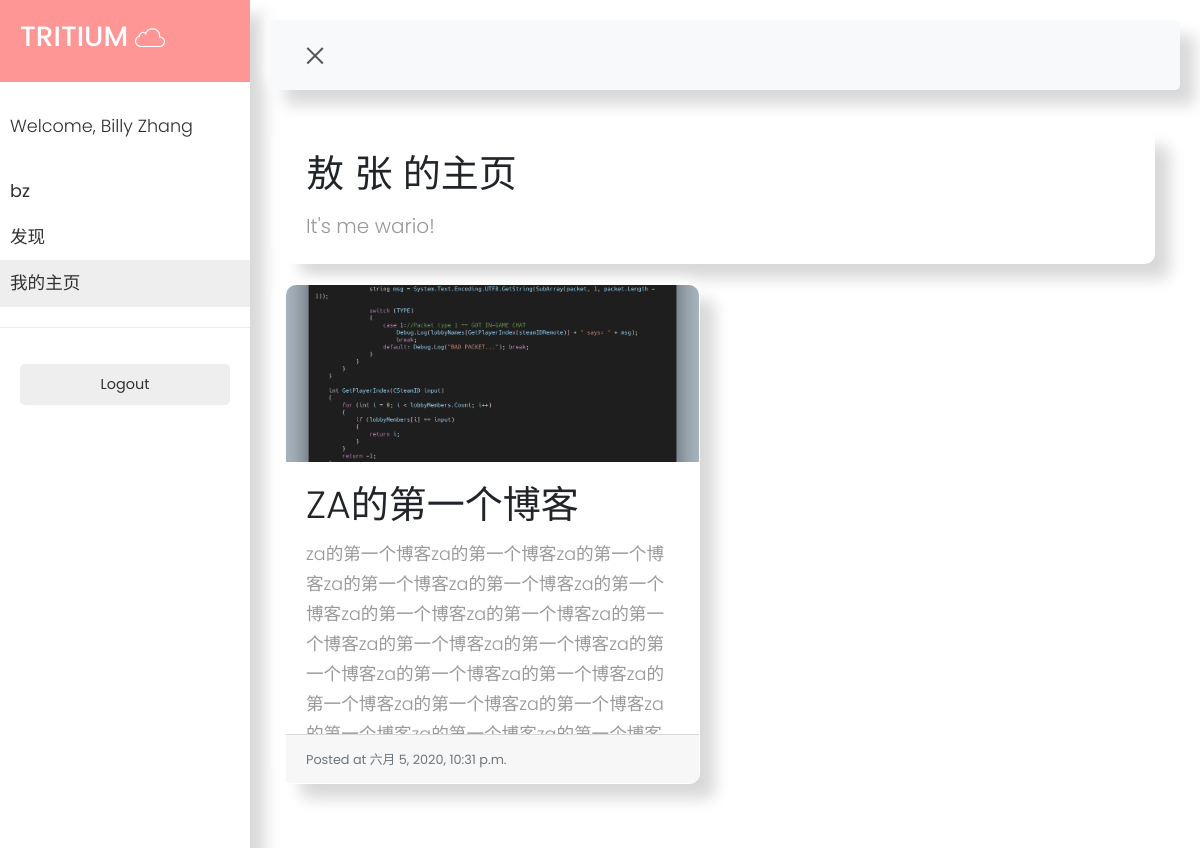
The page /za/ (signed in) on the database its author committed.
### userinfo/models.py (models this page shows, shortened)
class UserInfoModel(models.Model):
    user = models.OneToOneField(settings.AUTH_USER_MODEL, on_delete=models.CASCADE)
    bio = models.CharField(max_length=255)
    avatar = models.ImageField(upload_to="uploads/image/%Y/%m/%d")
    slug = AutoSlugField(populate_from='user')

### articles/models.py (models this page shows, shortened)
class PostsModel(models.Model):
    title = models.CharField(max_length=50)
    user = models.ForeignKey(settings.AUTH_USER_MODEL, on_delete=models.CASCADE)
    uploadtime = models.DateTimeField(auto_now_add=True)
    picture = models.ImageField(upload_to="uploads/%Y/%m/%d/")
    content = models.TextField()

### userinfo/views.py (the view)
# urls.py: path('<slug:slug>/', views.UserProfileView.as_view(), name="userprofileview"),
class UserProfileView(generic.TemplateView):
    template_name = 'user_profile.html'
    def get(self, request, *args, **kwargs):
        userprofile = get_object_or_404(models.UserInfoModel, slug=kwargs['slug'])
        userposts = PostsModel.objects.filter(user = userprofile.user)
        current_user = request.user
        context = {'userprofile': userprofile, 'userposts':userposts, 'current_user':current_user}
        return render(request, self.template_name, context)

### userinfo/templates/user_profile.html (shortened to what this page needs)
{% extends 'sidebarbase.html' %}
{% load static %}
{% block extra_head %}
<link rel="stylesheet" href="{% static '/userinfo/css/mysidebar.css' %}"/>
{% endblock %}
{% block mainbody %}
    <div class="wrapper">
        <nav id="sidebar">
            <div class="sidebar-header">
                <h3><a href="/">TRITIUM</a> <img src="{% static '/mysite/css/white_cloud.png' %}" height="30" width="30"/></h3>
            </div>
            <ul class="list-unstyled components">
                <p>Welcome, {{current_user.first_name}} {{current_user.last_name}}</p>
                <li>
                    <a href="/">{{current_user.username}}</a>
                <li>
                    <a href="/discover/">发现</a>
                </li>
                <li class="active">
                    <a href="{% url 'userinfo:userprofileview' current_user.username %}">我的主页</a>
                </li>
            </ul>
            <ul class="list-unstyled CTAs">
                <li>
                    <a href="{% url 'logout' %}" class="logout">Logout</a>
                </li>
            </ul>
        </nav>
        <div id="content">
            <nav class="navbar navbar-expand-lg navbar-light bg-light">
                <div class="container-fluid">
                    <button type="button" id="sidebarCollapse" class="navbar-btn">
                        <span></span>
                    </button>
                </div>
            </nav>
    <div class="container">
      <div class="card user-info">
      <div class="card-body">
        <h1 class="card-title display-4">{{userprofile.user.first_name}} {{userprofile.user.last_name}} 的主页</h1>
        <p class="card-text lead">{{userprofile.bio}}</p>
      </div>
      </div>
  <div class="row row-cols-1 row-cols-md-2">
      {% for userpost in userposts %}
      <div class="col mb-4">
  <div class="card post-card h-100">
      <div class="img-container">
          <img src="{{ userpost.picture.url }}" class="card-img-top">
      </div>
    <div class="card-body post-text">
      <h5 class="card-title"><a href="{% url 'articles:postsdetailview' userpost.id %}">{{ userpost.title }}</a></h5>
      <p class="card-text">{{ userpost.content }}</p>
    </div>
    <div class="card-footer">
      <small class="text-muted">Posted at {{ userpost.uploadtime }}</small>
    </div>
  </div>
      </div>
      {% endfor %}
  </div>
    </div>
    </div>
    </div>
{% endblock %}

### templates/sidebarbase.html (shortened to what this page needs)
<!DOCTYPE html>
{% load static %}
<html lang="zh-hans">
<head>
    <link rel="stylesheet" href="{% static 'bootstrap/css/bootstrap.min.css'%}">
    <link rel="stylesheet" href="{% static '/mysite/css/sidenav.css' %}">
    {% block extra_head %}{% endblock %}
</head>
<body>
{% block mainbody %}{% endblock %}
</body>
</html>

### static/mysite/css/sidenav.css (style rules this page uses)
body { font-family: 'Poppins', sans-serif; }
p { font-family: 'Poppins', sans-serif; font-size: 1.1em; font-weight: 300; line-height: 1.7em; color: #999; }
a, a:hover, a:focus { color: inherit; text-decoration: none; transition: all 0.3s; }
.navbar { padding: 15px 10px; background: #fff; border: none; border-radius: 0; margin-bottom: 40px; border-radius: 5px; box-shadow: 15px 15px 15px #d9d9d9, -5px -5px 15px #ffffff; }
.navbar-btn { box-shadow: none; outline: none !important; border: none; }
.wrapper { display: flex; width: 100%; align-items: stretch; perspective: 1500px; }
#sidebar { min-width: 250px; max-width: 250px; background: white; color: #303133; transition: all 0.6s cubic-bezier(0.945, 0.020, 0.270, 0.665); transform-origin: bottom left; box-shadow: 15px 15px 15px #d9d9d9, -5px -5px 15px #ffffff; }
#sidebar .sidebar-header { padding: 20px; background: #ff9696; color: white; font-weight: 700; }
#sidebar ul.components { padding: 20px 0; border-bottom: 1px solid #eeeeee; }
#sidebar ul p { color: #303133; padding: 10px; }
#sidebar ul li a { padding: 10px; font-size: 1.1em; display: block; }
#sidebar ul li.active > a, a[aria-expanded="true"] { color: #303133; background: #eeeeee; }
ul.CTAs { padding: 20px; }
ul.CTAs a { text-align: center; font-size: 0.9em !important; display: block; border-radius: 5px; margin-bottom: 5px; }
a.logout { background: #eeeeee; color: #303133; }
#content { width: 100%; padding: 20px; min-height: 100vh; transition: all 0.3s; }
#sidebarCollapse { width: 40px; height: 40px; background: #f5f5f5; cursor: pointer; background-color: #f8f9fa; }
#sidebarCollapse span { width: 80%; height: 2px; margin: 0 auto; display: block; background: #555; transition: all 0.8s cubic-bezier(0.810, -0.330, 0.345, 1.375); transition-delay: 0.2s; }
#sidebarCollapse span:last-of-type { transform: rotate(-45deg) translate(1px, -1px); }

### userinfo/static/userinfo/css/mysidebar.css (style rules this page uses)
.card { margin-bottom: 20px; margin-right: 10px; border-radius: 10px; box-shadow: 15px 15px 15px #d9d9d9, -5px -5px 15px #ffffff; border-color: rgba(192,193,195,0); }
.card-title { text-transform: uppercase; font-weight: 300; font-size: 38px; }
.img-container { border-top-left-radius: 10px; border-top-right-radius: 10px; height: 200px; overflow: hidden; display:flex; justify-content: center; align-items: center; }
.card-img-top { border-top-left-radius: 10px; border-top-right-radius: 10px; height: auto; }
.post-card { height:500px !important; }
.post-text { height: 300px; display: block; overflow: hidden; text-overflow:ellipsis }

### rows shown on the page
UserInfoModel: user.first_name "敖", user.last_name "张", bio "It's me wario!"
PostsModel: picture (picture), title "ZA的第一个博客", uploadtime "六月 5, 2020, 10:31 p.m."

### other values the page prints
{{ current_user.first_name }} "Billy"
{{ current_user.last_name }} "Zhang"
{{ current_user.username }} "bz"
